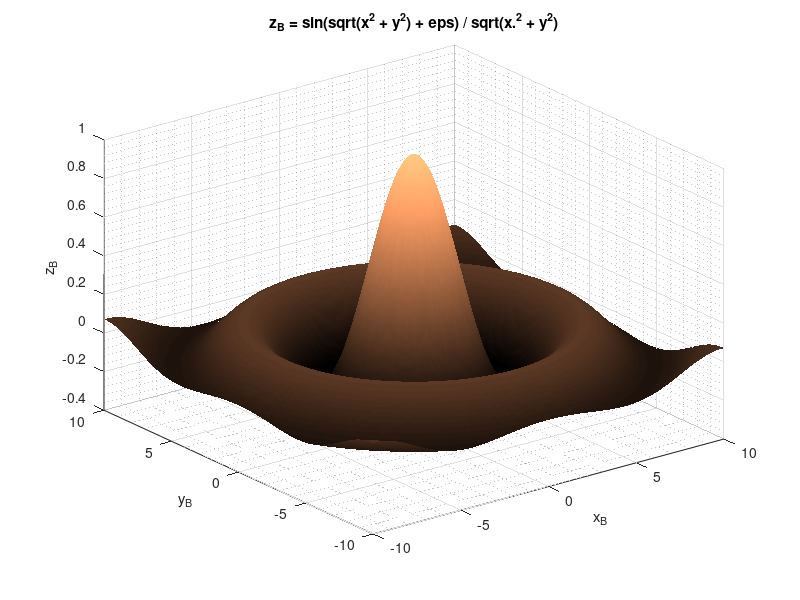

Here is the MATLAB script that generated this plot:
%% my3Dfun1

%% Function domain

[x,y] = meshgrid(-10:0.1:10,-10:0.1:10);
    
%% Function values

z = sin(sqrt(x.^2+y.^2)+eps)./sqrt(x.^2+y.^2);
    
%% Figure initialization

figure 
    
%% Plotting figure

surf(x,y,z)
    
%% Title

title('z_B = sin(sqrt(x^2 + y^2) + eps) / sqrt(x.^2 + y^2)')

%% Labels

xlabel('x_B')

ylabel('y_B')

zlabel('z_B')
    
%% Grid

grid minor
    
%% Colormap

colormap copper
    
%% Shading

shading interp
